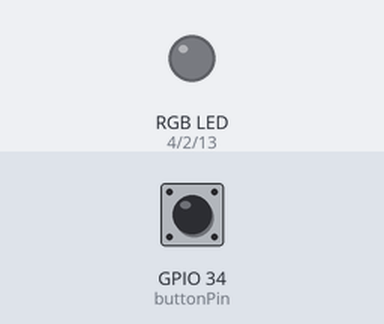
This sketch was run on a simulated ESP32. Parts: an RGB LED mixed from three pins (HIGH = lit). Dashed ring = blinking. The test bench sets the inputs (shaded band); at power-on: GPIO 34 (buttonPin) HIGH.

Above: at 1.2 s.
1.3 s: GPIO 34 (buttonPin) pulled LOW for 1 s
At 2.7 s:
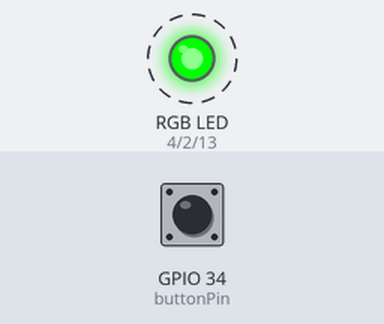
5.3 s: GPIO 34 (buttonPin) pulled LOW for 3.2 s
At 5.7 s:
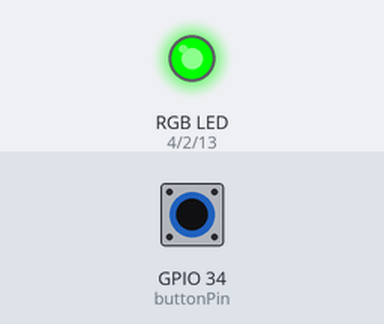
Timing chart, 0 to 14.5 s (numbered marks = the images above; inputs shaded):
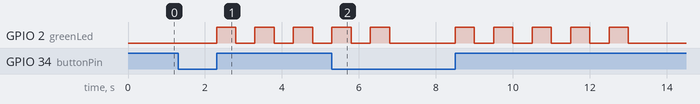

The sketch:

esp_led.ino
```cpp
const int buttonPin = 34;   // SWITCH1
const int redLed = 4;     // RGB_R
const int greenLed = 2;   // RGB_G
const int blueLed = 13;    // RGB_B

void setup() {
  pinMode(buttonPin, INPUT_PULLUP);
  pinMode(redLed, OUTPUT);
  pinMode(greenLed, OUTPUT);
  pinMode(blueLed, OUTPUT);
}

void loop() {
  if (digitalRead(buttonPin) == LOW) {  // button pressed
    unsigned long pressStart = millis();
    while (digitalRead(buttonPin) == LOW) {
      // wait until button released
    }
    unsigned long pressDuration = millis() - pressStart;

    if (pressDuration >= 10000) {
      blinkLed(redLed);
    } else if (pressDuration >= 5000) {
      blinkLed(blueLed);
    } else if (pressDuration >= 1000) {
      blinkLed(greenLed);
    }
  }
}

void blinkLed(int ledPin) {
  for (int i = 0; i < 5; i++) {
    digitalWrite(ledPin, HIGH);
    delay(500);
    digitalWrite(ledPin, LOW);
    delay(500);
  }
}
```

Measured:
- after the input at 1.3 s, GPIO 2 (greenLed): alternates HIGH for 0.50 s and LOW for 0.50 s, starting after 1.0 s
